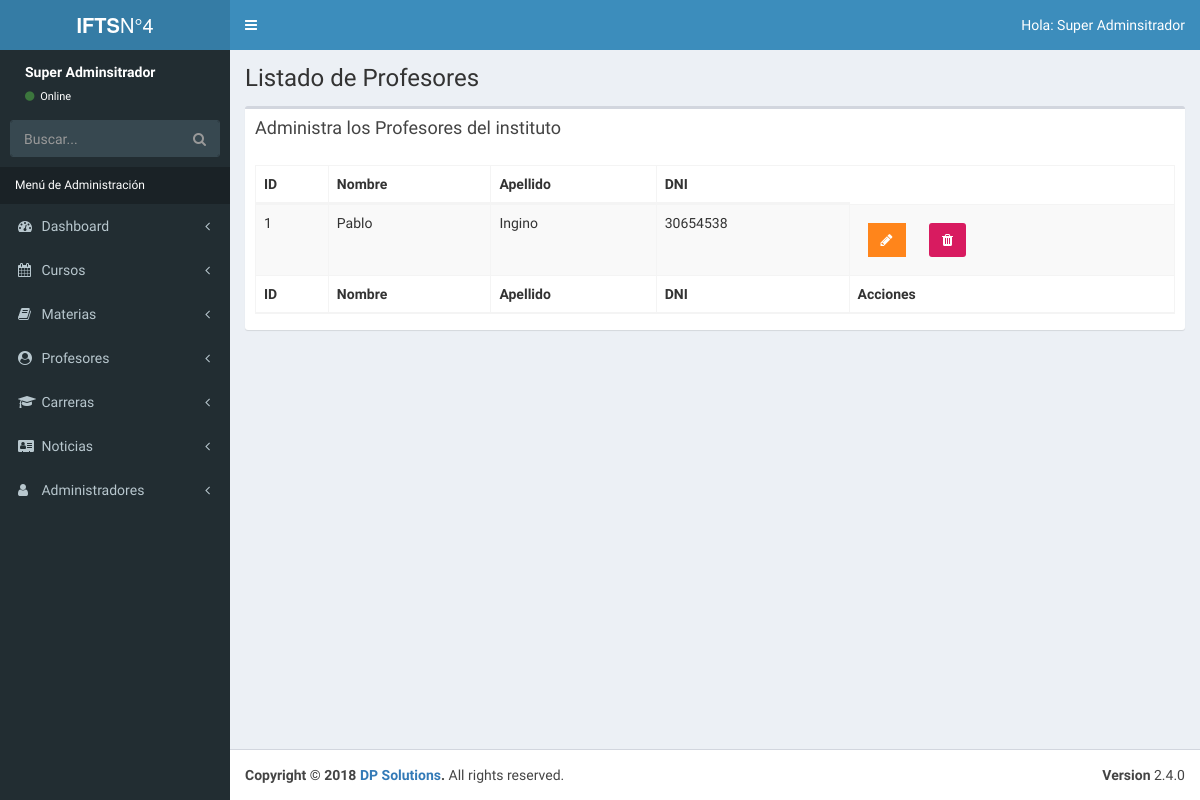
The app's page /admin/lista-profesores.php (signed in) with its own data.
### tables this page shows
CREATE TABLE `profesores` (
  `idProfesor` int(11) NOT NULL,
  `nombreProfesor` varchar(50) NOT NULL,
  `apellidoProfesor` varchar(50) NOT NULL,
  `dniProfesor` int(11) DEFAULT NULL
);

### admin/lista-profesores.php (the view, shortened to what this page needs)
<?php
        include_once 'funciones/funciones.php';
        include_once 'templates/header.php';
        include_once 'templates/barra.php';
        include_once 'templates/navegacion.php';
?>
  <div class="content-wrapper">
    <section class="content-header">
          <h1>
            Listado de Profesores
          </h1>
    </section>
    <section class="content">
      <div class="row">
        <div class="col-xs-12">
          <div class="box">
            <div class="box-header">
              <h3 class="box-title">Administra los Profesores del instituto</h3>
            </div>
            <div class="box-body">
              <table id="registros" class="table table-bordered table-striped">
                <thead>
                <tr>
                  <th>ID</th>
                  <th>Nombre</th>
                  <th>Apellido</th>
                  <th>DNI</th>
                </tr>
                </thead>
                <tbody>
                        <?php
                            try {
                                $sql = "SELECT * FROM profesores";
                                $resultado = $conn->query($sql);
                            } catch (Exception $e) {
                                $error = $e->getMessage();
                                echo $error;
                            }
                            while($profesor = $resultado->fetch_assoc() ) { ?>
                                <tr>
                                    <td><?php echo $profesor['idProfesor'];?></td>
                                    <td><?php echo $profesor['nombreProfesor']; ?></td>
                                    <td><?php echo $profesor['apellidoProfesor']; ?></td>
                                    <td><?php echo $profesor['dniProfesor']; ?></td>
                                    <td>
                                        <a href="editar-profesor.php?id=<?php echo $profesor['idProfesor'] ?>" class="btn bg-orange btn-flat margin">
                                            <i class="fa fa-pencil"></i>
                                        </a>
                                        <a href="#" data-id="<?php echo $profesor['idProfesor'] ?>" data-tipo="profesor" class="btn bg-maroon bnt-flat margin borrar_registro">
                                            <i class="fa fa-trash"></i>
                                        </a>
                                    </td>
                                </tr>
                            <?php }  ?>
                </tbody>
                <tfoot>
                  <tr>
                    <th>ID</th>
                    <th>Nombre</th>
                    <th>Apellido</th>
                    <th>DNI</th>
                    <th>Acciones</th>
                </tr>
                </tfoot>
              </table>
            </div>
          </div>
        </div>
      </div>
    </section>
  </div>
  <?php
          include_once 'templates/footer.php';
  ?>

### records on screen
profesores: idProfesor "1", nombreProfesor "Pablo", apellidoProfesor "Ingino", dniProfesor "30654538"

### other values on screen
$_SESSION['nombre'] "Super Adminsitrador"
